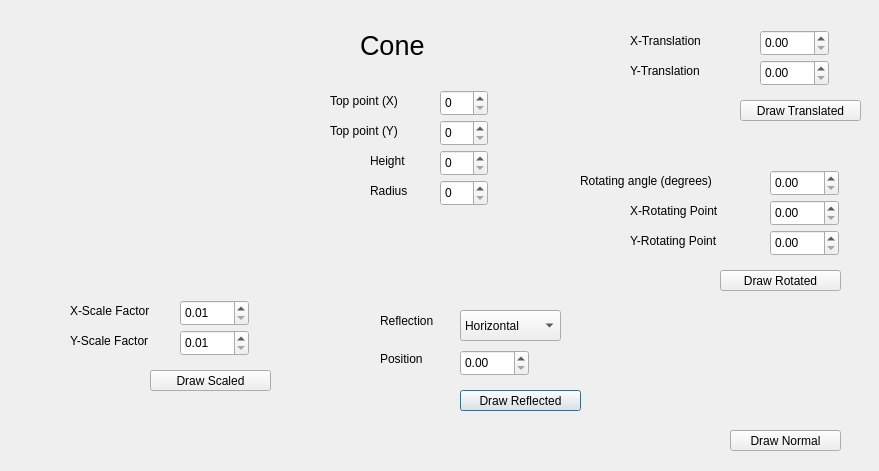
<?xml version="1.0" encoding="UTF-8"?>
<ui version="4.0">
 <class>Cone</class>
 <widget class="QDialog" name="Cone">
  <property name="geometry">
   <rect>
    <x>0</x>
    <y>0</y>
    <width>879</width>
    <height>471</height>
   </rect>
  </property>
  <property name="windowTitle">
   <string>Dialog</string>
  </property>
  <widget class="QComboBox" name="Reflection_Type">
   <property name="geometry">
    <rect>
     <x>460</x>
     <y>310</y>
     <width>101</width>
     <height>31</height>
    </rect>
   </property>
   <item>
    <property name="text">
     <string>Horizontal</string>
    </property>
   </item>
   <item>
    <property name="text">
     <string>Vertical</string>
    </property>
   </item>
  </widget>
  <widget class="QSpinBox" name="X_TopPoint">
   <property name="geometry">
    <rect>
     <x>440</x>
     <y>90</y>
     <width>48</width>
     <height>26</height>
    </rect>
   </property>
   <property name="maximum">
    <number>400</number>
   </property>
  </widget>
  <widget class="QLabel" name="label_6">
   <property name="geometry">
    <rect>
     <x>630</x>
     <y>230</y>
     <width>171</width>
     <height>21</height>
    </rect>
   </property>
   <property name="text">
    <string>Y-Rotating Point</string>
   </property>
  </widget>
  <widget class="QSpinBox" name="Height">
   <property name="geometry">
    <rect>
     <x>440</x>
     <y>150</y>
     <width>48</width>
     <height>26</height>
    </rect>
   </property>
   <property name="maximum">
    <number>400</number>
   </property>
  </widget>
  <widget class="QLabel" name="label_12">
   <property name="geometry">
    <rect>
     <x>70</x>
     <y>300</y>
     <width>101</width>
     <height>21</height>
    </rect>
   </property>
   <property name="text">
    <string>X-Scale Factor</string>
   </property>
  </widget>
  <widget class="QSpinBox" name="Y_TopPoint">
   <property name="geometry">
    <rect>
     <x>440</x>
     <y>120</y>
     <width>48</width>
     <height>26</height>
    </rect>
   </property>
   <property name="maximum">
    <number>400</number>
   </property>
  </widget>
  <widget class="QLabel" name="label_9">
   <property name="geometry">
    <rect>
     <x>370</x>
     <y>150</y>
     <width>61</width>
     <height>21</height>
    </rect>
   </property>
   <property name="text">
    <string>Height</string>
   </property>
  </widget>
  <widget class="QDoubleSpinBox" name="X_Scale_Factor">
   <property name="geometry">
    <rect>
     <x>180</x>
     <y>300</y>
     <width>69</width>
     <height>26</height>
    </rect>
   </property>
   <property name="minimum">
    <double>0.010000000000000</double>
   </property>
   <property name="maximum">
    <double>360.000000000000000</double>
   </property>
  </widget>
  <widget class="QLabel" name="label">
   <property name="geometry">
    <rect>
     <x>360</x>
     <y>30</y>
     <width>81</width>
     <height>31</height>
    </rect>
   </property>
   <property name="font">
    <font>
     <pointsize>20</pointsize>
    </font>
   </property>
   <property name="text">
    <string>Cone</string>
   </property>
  </widget>
  <widget class="QPushButton" name="drawReflected">
   <property name="geometry">
    <rect>
     <x>460</x>
     <y>390</y>
     <width>121</width>
     <height>21</height>
    </rect>
   </property>
   <property name="text">
    <string>Draw Reflected</string>
   </property>
  </widget>
  <widget class="QLabel" name="label_7">
   <property name="geometry">
    <rect>
     <x>330</x>
     <y>90</y>
     <width>91</width>
     <height>21</height>
    </rect>
   </property>
   <property name="text">
    <string>Top point (X)</string>
   </property>
  </widget>
  <widget class="QDoubleSpinBox" name="X_Rotating_Point">
   <property name="geometry">
    <rect>
     <x>770</x>
     <y>200</y>
     <width>69</width>
     <height>26</height>
    </rect>
   </property>
   <property name="maximum">
    <double>360.000000000000000</double>
   </property>
  </widget>
  <widget class="QDoubleSpinBox" name="Reflection">
   <property name="geometry">
    <rect>
     <x>460</x>
     <y>350</y>
     <width>69</width>
     <height>26</height>
    </rect>
   </property>
   <property name="maximum">
    <double>500.000000000000000</double>
   </property>
  </widget>
  <widget class="QLabel" name="label_3">
   <property name="geometry">
    <rect>
     <x>630</x>
     <y>60</y>
     <width>101</width>
     <height>21</height>
    </rect>
   </property>
   <property name="text">
    <string>Y-Translation</string>
   </property>
  </widget>
  <widget class="QLabel" name="label_13">
   <property name="geometry">
    <rect>
     <x>380</x>
     <y>350</y>
     <width>67</width>
     <height>17</height>
    </rect>
   </property>
   <property name="text">
    <string>Position</string>
   </property>
  </widget>
  <widget class="QDoubleSpinBox" name="Y_Scale_Factor">
   <property name="geometry">
    <rect>
     <x>180</x>
     <y>330</y>
     <width>69</width>
     <height>26</height>
    </rect>
   </property>
   <property name="minimum">
    <double>0.010000000000000</double>
   </property>
   <property name="maximum">
    <double>360.000000000000000</double>
   </property>
  </widget>
  <widget class="QDoubleSpinBox" name="X_Translation">
   <property name="geometry">
    <rect>
     <x>760</x>
     <y>30</y>
     <width>69</width>
     <height>26</height>
    </rect>
   </property>
   <property name="maximum">
    <double>500.000000000000000</double>
   </property>
  </widget>
  <widget class="QLabel" name="label_10">
   <property name="geometry">
    <rect>
     <x>70</x>
     <y>330</y>
     <width>101</width>
     <height>21</height>
    </rect>
   </property>
   <property name="text">
    <string>Y-Scale Factor</string>
   </property>
  </widget>
  <widget class="QDoubleSpinBox" name="Y_Rotating_Point">
   <property name="geometry">
    <rect>
     <x>770</x>
     <y>230</y>
     <width>69</width>
     <height>26</height>
    </rect>
   </property>
   <property name="maximum">
    <double>360.000000000000000</double>
   </property>
  </widget>
  <widget class="QPushButton" name="pushButton">
   <property name="geometry">
    <rect>
     <x>730</x>
     <y>430</y>
     <width>111</width>
     <height>21</height>
    </rect>
   </property>
   <property name="text">
    <string>Draw Normal</string>
   </property>
  </widget>
  <widget class="QPushButton" name="pushButton_2">
   <property name="geometry">
    <rect>
     <x>740</x>
     <y>100</y>
     <width>121</width>
     <height>21</height>
    </rect>
   </property>
   <property name="text">
    <string>Draw Translated</string>
   </property>
  </widget>
  <widget class="QLabel" name="label_5">
   <property name="geometry">
    <rect>
     <x>630</x>
     <y>200</y>
     <width>171</width>
     <height>21</height>
    </rect>
   </property>
   <property name="text">
    <string>X-Rotating Point</string>
   </property>
  </widget>
  <widget class="QLabel" name="label_11">
   <property name="geometry">
    <rect>
     <x>380</x>
     <y>310</y>
     <width>71</width>
     <height>21</height>
    </rect>
   </property>
   <property name="text">
    <string>Reflection</string>
   </property>
  </widget>
  <widget class="QLabel" name="label_4">
   <property name="geometry">
    <rect>
     <x>580</x>
     <y>170</y>
     <width>171</width>
     <height>21</height>
    </rect>
   </property>
   <property name="text">
    <string>Rotating angle (degrees)</string>
   </property>
  </widget>
  <widget class="QPushButton" name="drawRotated">
   <property name="geometry">
    <rect>
     <x>720</x>
     <y>270</y>
     <width>121</width>
     <height>21</height>
    </rect>
   </property>
   <property name="text">
    <string>Draw Rotated</string>
   </property>
  </widget>
  <widget class="QLabel" name="label_2">
   <property name="geometry">
    <rect>
     <x>630</x>
     <y>30</y>
     <width>101</width>
     <height>21</height>
    </rect>
   </property>
   <property name="text">
    <string>X-Translation</string>
   </property>
  </widget>
  <widget class="QDoubleSpinBox" name="Rotating_Angle">
   <property name="geometry">
    <rect>
     <x>770</x>
     <y>170</y>
     <width>69</width>
     <height>26</height>
    </rect>
   </property>
   <property name="maximum">
    <double>360.000000000000000</double>
   </property>
  </widget>
  <widget class="QLabel" name="label_8">
   <property name="geometry">
    <rect>
     <x>330</x>
     <y>120</y>
     <width>91</width>
     <height>21</height>
    </rect>
   </property>
   <property name="text">
    <string>Top point (Y)</string>
   </property>
  </widget>
  <widget class="QDoubleSpinBox" name="Y_Translation">
   <property name="geometry">
    <rect>
     <x>760</x>
     <y>60</y>
     <width>69</width>
     <height>26</height>
    </rect>
   </property>
   <property name="maximum">
    <double>500.000000000000000</double>
   </property>
  </widget>
  <widget class="QPushButton" name="drawScaled">
   <property name="geometry">
    <rect>
     <x>150</x>
     <y>370</y>
     <width>121</width>
     <height>21</height>
    </rect>
   </property>
   <property name="text">
    <string>Draw Scaled</string>
   </property>
  </widget>
  <widget class="QLabel" name="label_14">
   <property name="geometry">
    <rect>
     <x>370</x>
     <y>180</y>
     <width>51</width>
     <height>21</height>
    </rect>
   </property>
   <property name="text">
    <string>Radius</string>
   </property>
  </widget>
  <widget class="QSpinBox" name="Radius">
   <property name="geometry">
    <rect>
     <x>440</x>
     <y>180</y>
     <width>48</width>
     <height>26</height>
    </rect>
   </property>
   <property name="maximum">
    <number>400</number>
   </property>
  </widget>
 </widget>
 <resources/>
 <connections/>
</ui>
